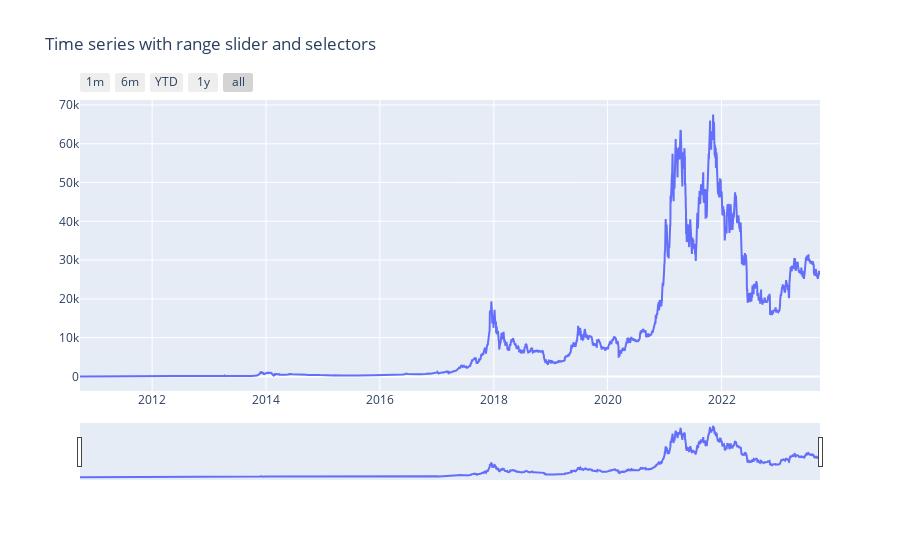

The notebook cell this image was saved under:
### Code cell
import plotly.graph_objects as go

import pandas as pd


# Create figure
fig = go.Figure()

fig.add_trace(
    go.Scatter(x=list(df.date), y=list(df.price)))

# Set title
fig.update_layout(
    title_text="Time series with range slider and selectors"
)

# Add range slider
fig.update_layout(
    xaxis=dict(
        rangeselector=dict(
            buttons=list([
                dict(count=1,
                     label="1m",
                     step="month",
                     stepmode="backward"),
                dict(count=6,
                     label="6m",
                     step="month",
                     stepmode="backward"),
                dict(count=1,
                     label="YTD",
                     step="year",
                     stepmode="todate"),
                dict(count=1,
                     label="1y",
                     step="year",
                     stepmode="backward"),
                dict(step="all")
            ])
        ),
        rangeslider=dict(
            visible=True
        ),
        type="date"
    )
)

fig.show()

### Figure 1 — Plotly figure (JSON) as saved in the notebook; plotly's stock layout.template omitted (floating-point values rounded to 4 significant figures; data arrays with more than 128 entries replaced by an {"elided": "..."} marker saying what was removed)
{"data": [{"type": "scatter", "x": {"elided": "4716 str values"}, "y": {"elided": "4716 float values"}}], "layout": {"title": {"text": "Time series with range slider and selectors"}, "xaxis": {"rangeselector": {"buttons": [{"count": 1, "label": "1m", "step": "month", "stepmode": "backward"}, {"count": 6, "label": "6m", "step": "month", "stepmode": "backward"}, {"count": 1, "label": "YTD", "step": "year", "stepmode": "todate"}, {"count": 1, "label": "1y", "step": "year", "stepmode": "backward"}, {"step": "all"}]}, "rangeslider": {"visible": true}, "type": "date"}}}
